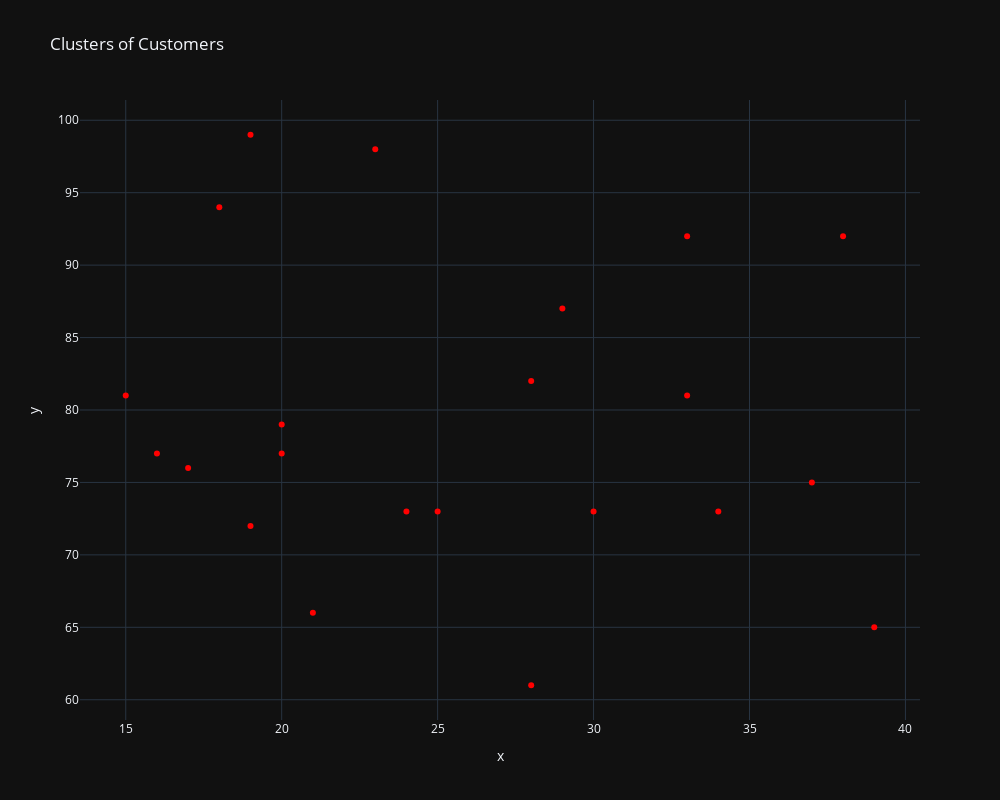

Write notebook code for a chart like this one.
### Code cell
fig = px.scatter(
    x=X.loc[y_kmeans == 2, 'Annual Income (k$)'],
    y=X.loc[y_kmeans == 2, 'Spending Score (1-100)'],
    title='Clusters of Customers',
    color_discrete_sequence=["red"]
).update_layout(
    width=1000,
    height=800,
)

fig.show()

### Figure 1 — Plotly figure (JSON) as saved in the notebook; plotly's stock layout.template omitted (floating-point values rounded to 4 significant figures)
{"data": [{"hovertemplate": "x=%{x}<br>y=%{y}<extra></extra>", "legendgroup": "", "marker": {"color": "red", "symbol": "circle"}, "mode": "markers", "name": "", "orientation": "v", "showlegend": false, "x": [15, 16, 17, 18, 19, 19, 20, 20, 21, 23, 24, 25, 28, 28, 29, 30, 33, 33, 34, 37, 38, 39], "xaxis": "x", "y": [81, 77, 76, 94, 72, 99, 77, 79, 66, 98, 73, 73, 82, 61, 87, 73, 92, 81, 73, 75, 92, 65], "yaxis": "y", "type": "scatter"}], "layout": {"xaxis": {"anchor": "y", "domain": [0.0, 1.0], "title": {"text": "x"}}, "yaxis": {"anchor": "x", "domain": [0.0, 1.0], "title": {"text": "y"}}, "legend": {"tracegroupgap": 0}, "title": {"text": "Clusters of Customers"}, "width": 1000, "height": 800}}
